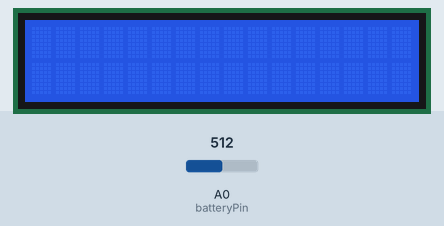
This sketch was run on a simulated Arduino Uno, built with avr-gcc and run on an emulated ATmega328P. Shown: 16×2 character LCD. The inputs (shaded band) are chosen by the test bench; at power-on: A0 (batteryPin) = 512. What the sketch prints to the serial monitor is not drawn.

Above: at 1.2 s.
1.3 s: A0 (batteryPin) set to 1002
At 5.9 s:
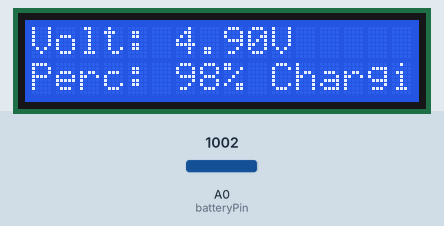
11.6 s: A0 (batteryPin) set to 1018
At 16.0 s:
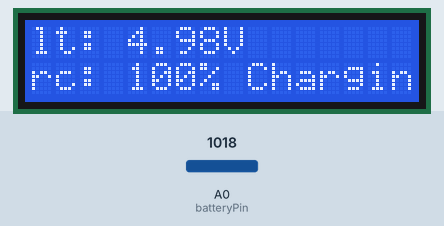
21.7 s: A0 (batteryPin) set to 900
At 26.0 s:
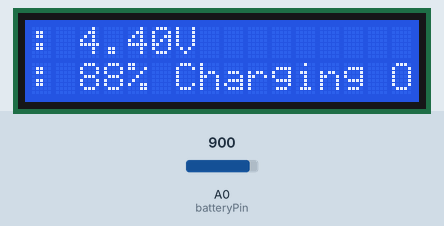
31.7 s: A0 (batteryPin) set to 871
At 35.8 s:
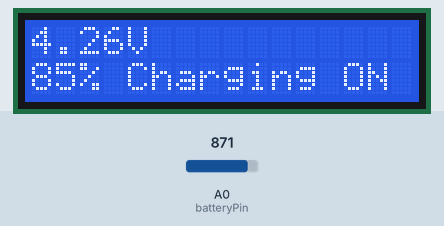
41.8 s: A0 (batteryPin) set to 852
At 46.6 s:
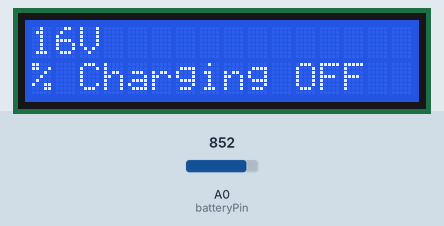
51.8 s: A0 (batteryPin) set to 1023
At 56.0 s:
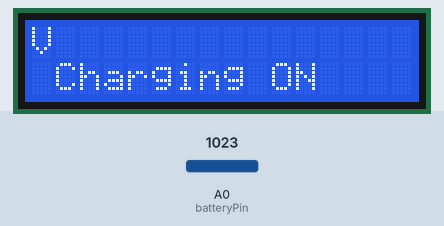
Timing chart, 0 to 57.5 s (numbered marks = the images above; inputs shaded):
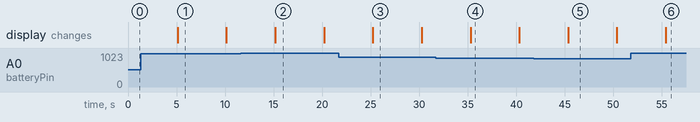

Measured:
- the behaviour switches between 1017 and 1018 on A0 (batteryPin) (found by bisection; images 1 and 2)
- the behaviour switches between 860 and 859 on A0 (batteryPin) (found by bisection; images 4 and 5)
- after the input at 11.6 s, the display: changes after 3.6 s (image 2)
- after the input at 41.8 s, the display: changes after 3.6 s (image 5)
- after the input at 51.8 s, the display: changes after 3.6 s (image 6)
- what the display in image 1 shows lasts 5.0 s, from 5.1 s to 10.1 s

The sketch:

batterymanagmentsystem.ino
```cpp
#include <Wire.h>
#include <LiquidCrystal_I2C.h>

LiquidCrystal_I2C lcd(0x27, 16, 2); // I2C address 0x27, 16 columns, 2 rows

const int batteryPin = A0;           // Analog pin to read battery voltage
float batteryVoltage;                 // To store the voltage
float batteryPercentage;              // To store battery percentage
String chargingStatus;                // To indicate charging status

unsigned long scrollTimer = 0;        // Timer for scrolling display
int scrollPosition = 0;

void setup() {
  Serial.begin(9600);
  lcd.init();                         // Initialize the LCD
  lcd.backlight();                    // Turn on the LCD backlight
}

void loop() {
  readBattery();
  displayBatteryInfo();
  delay(5000);                        // Update every 5 seconds
}

void readBattery() {
  int sensorValue = analogRead(batteryPin);

  // Convert the analog reading to battery voltage assuming 5V as reference
  batteryVoltage = sensorValue * (5.0 / 1023.0);

  // Calculate battery percentage assuming 5V is 100% charged
  batteryPercentage = (batteryVoltage / 5.0) * 100;

  // Determine charging status based on voltage threshold (e.g., 4.2V as charging threshold)
  if (batteryVoltage >= 4.2) {
    chargingStatus = "Charging ON";
  } else {
    chargingStatus = "Charging OFF";
  }

  // Debugging output
  Serial.print("Battery Voltage: ");
  Serial.print(batteryVoltage);
  Serial.print(" V, Battery Percentage: ");
  Serial.print(batteryPercentage);
  Serial.print("%, ");
  Serial.println(chargingStatus);
}

void displayBatteryInfo() {
  // Clear the LCD screen
  lcd.clear();

  // Format the display message
  String line1 = "Volt: " + String(batteryVoltage, 2) + "V ";
  String line2 = "Perc: " + String(batteryPercentage, 0) + "% " + chargingStatus;

  // Display static content or scroll if content is too long
  if (line1.length() > 16 || line2.length() > 16) {
    scrollDisplay(line1, line2);
  } else {
    lcd.setCursor(0, 0);
    lcd.print(line1);
    lcd.setCursor(0, 1);
    lcd.print(line2);
  }
}

// Function to scroll long messages on the LCD
void scrollDisplay(String line1, String line2) {
  unsigned long currentMillis = millis();
  if (currentMillis - scrollTimer >= 500) { // Scroll every 500ms
    scrollTimer = currentMillis;
    lcd.clear();

    // Print scrolling portion of each line
    lcd.setCursor(0, 0);
    lcd.print(line1.substring(scrollPosition, scrollPosition + 16));
    lcd.setCursor(0, 1);
    lcd.print(line2.substring(scrollPosition, scrollPosition + 16));

    // Update scroll position
    scrollPosition++;
    if (scrollPosition > line1.length() - 16 && scrollPosition > line2.length() - 16) {
      scrollPosition = 0; // Reset scroll position after full message has been displayed
    }
  }
}
```
